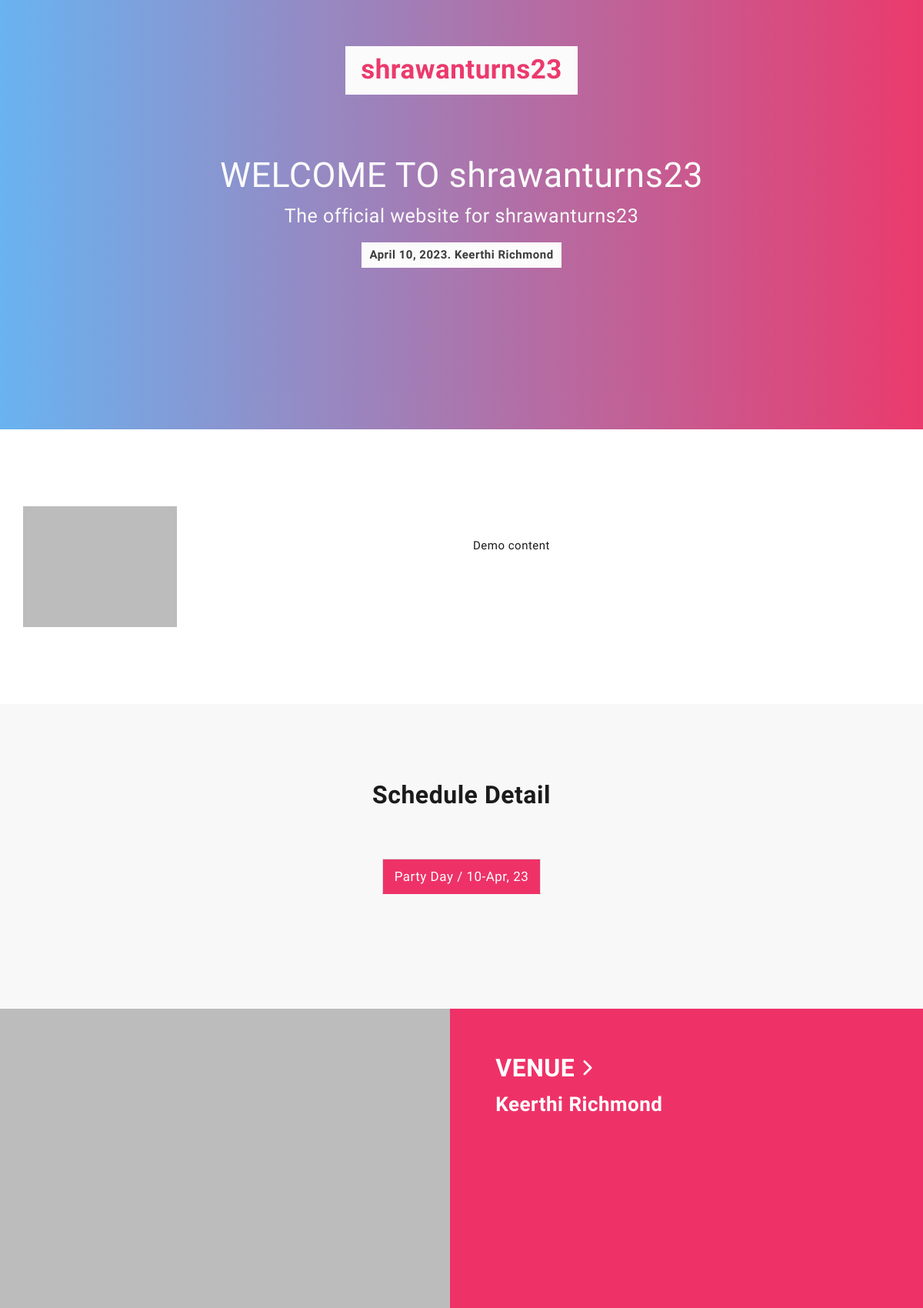
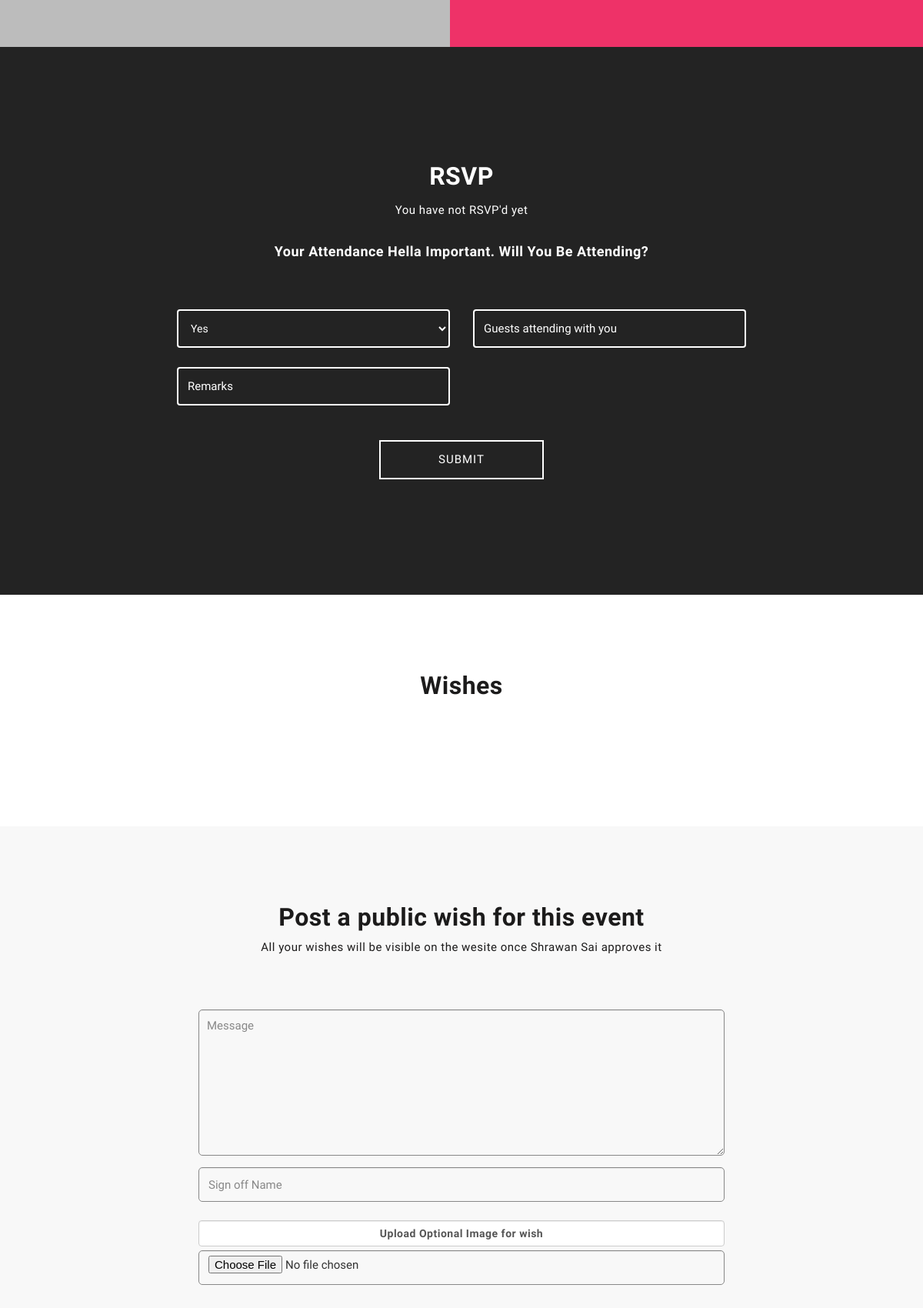
/visit/shrawanturns23/ (signed in, upper part), run on the app's committed database (2 pictures, top to bottom).
### events/models.py (models this page shows, shortened)
class Event(models.Model):
    title = models.CharField(max_length=200)
    eventcode = models.CharField(max_length=50,primary_key=True)
    description = RichTextField(blank=True)
    eventtype = models.CharField(max_length=200)
    created = models.DateTimeField(auto_now_add=True)
    location = models.CharField(max_length=200)
    contactperson = models.CharField(max_length=200)
    contactpersonphone = PhoneNumberField()
    user = models.ForeignKey(Account,on_delete=models.CASCADE)
    mark_event_as_completed = models.BooleanField(default=False)
    image = models.ImageField(upload_to='events/images/',blank=True)
    invitation_email_subject = models.CharField(max_length=200, blank=True)
    invitation_email_content = RichTextField(blank=True)
    invitation_whatsapp_content = models.TextField(blank=True,null=True)
    invitation_image = models.ImageField(upload_to='events/images/',blank=True,null = True)
    eventstartdate = models.DateField()
    eventenddate = models.DateField()
    event_start_time = models.TimeField(default=datetime.time(00, 00))
    event_end_time = models.TimeField(blank = True,null=True)
    information_on_schedule = models.TextField(blank=True,null = True)
    event_venue_iframe = models.TextField(blank = True,null=True)
    event_venue_photo = models.ImageField(upload_to='events/images/',blank=True,null=True)
    eventrange = models.PositiveSmallIntegerField(default = 1)
    information_on_venue = models.TextField(blank=True,null = True)
    rsvp_option = models.BooleanField(default=True)
    scheduling_option = models.BooleanField(default=True)
    gallery_option = models.BooleanField(default=True)
    wishes_option = models.BooleanField(default=True)
    rsvp_code = models.CharField(max_length=7,blank=True)
    theme = models.CharField(max_length=50, choices=THEME_CHOICES, default='default-theme.css')

class EventDate(models.Model):
    day_eventcode = models.ForeignKey(Event,on_delete=models.CASCADE)
    day_date = models.DateField(default=datetime.date.today)
    day_dayname = models.CharField(max_length=70,default="Day")

### events/views.py (the view)
# urls.py: path('<str:eventcode_key>/', views.eventhomepage,name='eventhomepage'),
@login_required
def eventhomepage(request,eventcode_key):
    event = Event.objects.filter(eventcode = eventcode_key)[0]
    schedule_option = event.scheduling_option
    gallery_option = event.gallery_option
    wishes_option = event.wishes_option
    theme = event.theme
    theme = " /static/events/assets/css/theme-color/"+theme
    viewing_my_website = False
    if event.information_on_venue:
        information_on_venue = event.information_on_venue
    else:
        information_on_venue = False
    if schedule_option:
        information_on_schedule = event.information_on_schedule
        schedule_dict = {}
        eventdates = EventDate.objects.filter(day_eventcode = event)
        event_first_day_date = eventdates[0].day_date.strftime('%d-%b, %y')
        event_first_day_day_name = eventdates[0].day_dayname
        event_first_day_items = Schedule.objects.filter(item_eventcode = event,item_date = eventdates[0])
        for eventdate in eventdates[1:]:
            schedule_dict[eventdate.day_date.strftime('%d-%b, %y')] = [eventdate.day_dayname,Schedule.objects.filter(item_eventcode = event,item_date = eventdate)]
    else:
        information_on_schedule = event_first_day_date = event_first_day_day_name = event_first_day_items = schedule_dict = False
    if request.user.is_authenticated == False:
        visitor = False
        rsvp_option = False
        rsvp_status = False
    else:
        if request.user == event.user:
            visitor = True
            rsvp_option = False
            rsvp_status = False
            viewing_my_website = True
        else:
            has_invite = Invitation.objects.filter(user = request.user, eventcode = event)
            if len(has_invite) == 0:
                visitor = True
                rsvp_option = False
                rsvp_status = False
            else:
                invite = has_invite[0]
                if invite.rsvp_done:
                    if invite.rsvp_reject:
                        text = "No I will not be attending"
                    else:
                        if invite.guest_count >= 2:
                            text = f"Yes I will be attending with {invite.guest_count} guests"
                        else:
                            text ="Yes I will be attending"
                    rsvp_status = f"You have RSVP'd: {text}"
                else:
                    rsvp_status = "You have not RSVP'd yet"
                visitor = True
                rsvp_option = True
    all_wishes = Wish.objects.filter(wish_eventcode = event, wish_approved = True)
    return render(request,'events/home.html',{
        'schedule_option':schedule_option,
        'gallery_option':gallery_option,
        'wishes_option':wishes_option,
        'information_on_schedule':information_on_schedule,
        'information_on_venue':information_on_venue,
        'event_first_day_date':event_first_day_date,
        'event_first_day_day_name':event_first_day_day_name,
        'event_first_day_items':event_first_day_items,
        'schedule_dict':schedule_dict,
        'viewing_my_website':viewing_my_website,
        'event':event,
        'rsvp_status':rsvp_status,
        'visitor':visitor,
        'rsvp_option':rsvp_option,
        'all_wishes':all_wishes,
        'theme':theme})

### events/templates/events/home.html (shortened to what this page needs)
{% load static %}
<!DOCTYPE html>
<html lang="en">
  <head>
    <link href="https://maxcdn.bootstrapcdn.com/font-awesome/4.6.3/css/font-awesome.min.css" rel="stylesheet">
    <link href=" {% static 'events/assets/css/bootstrap.min.css' %} " rel="stylesheet">
    <link href=" {% static 'events/assets/css/slick.css' %} " rel="stylesheet">
    <link id="switcher" href="{{theme}}" rel="stylesheet">
    <link href=" {% static 'events/style.css' %} " rel="stylesheet">
  </head>
  <body>
	<header id="mu-hero" class="" role="banner">
<div class="mu-hero-overlay">
    <div class="container">
        <div class="mu-hero-area">
            <div class="mu-hero-featured-area">
                <div class="mu-logo-area">
                    <a class="mu-logo" href="#">{{ event.title }}</a>
                </div>
                <div class="mu-hero-featured-content">
                    <h1>WELCOME TO {{ event.eventcode }}</h1>
                    <h2>The official website for {{ event.title }} </h2>
                    <p class="mu-event-date-line">{{ event.eventstartdate }}. {{ event.location }}</p>
                </div>
            </div>
        </div>
    </div>
</div>
</header>
<main role="main">
<section id="mu-about">
    <div class="container">
        <div class="row">
            <div class="col-md-12">
                <div class="mu-about-area">
                    <div class="row">
                        <div class="col-md-6">
                            {% if event.image %}
                                <div class="mu-about-left">
                                    <img class="" src="{{ event.image.url }}" alt="Event Main Image">
                                </div>
                            {% endif %}
                        </div>
                        <div class="col-md-6">
                            <div class="mu-about-right">
                                <p>{{ event.description|safe }}</p>
                            </div>
                        </div>
                    </div>
                </div>
            </div>
        </div>
    </div>
</section>
{% if schedule_option %}
    <section id="mu-schedule">
        <div class="container">
            <div class="row">
                <div class="colo-md-12">
                    <div class="mu-schedule-area">
                        <div class="mu-title-area">
                            <h2 class="mu-title">Schedule Detail</h2>
                        </div>
                        <div class="mu-schedule-content-area">
                            <ul class="nav nav-tabs mu-schedule-menu" role="tablist">
                                <li role="presentation" class="active"><a href="#{{event_first_day_day_name}}" aria-controls="_{{event_first_day_day_name}}" id = "_{{event_first_day_day_name}}"  role="tab" data-toggle="tab">{{event_first_day_day_name}} / {{event_first_day_date}}</a></li>
                            </ul>
                        </div>
                    </div>
                </div>
            </div>
        </div>
    </section>
{% endif %}
<section id="mu-venue">
    <div class="mu-venue-area">
        <div class="row">
            <div class="col-md-6">
                <div class="mu-venue-map">
                    {% if event.event_venue_iframe %}
                        {{event.event_venue_iframe | safe }}
                    {% elif event.event_venue_photo %}
                        <img src = "{{ event.event_venue_photo.url }}" width="100%" height="450" frameborder="0" style="border:0">
                    {% endif %}
                </div>
            </div>
            <div class="col-md-6">
                <div class="mu-venue-address">
                    <h2>VENUE <i class="fa fa-chevron-right" aria-hidden="true"></i></h2>
                    <h3>{{ event.location }}</h3>
                    <br><br>
                </div>
            </div>
        </div>
    </div>
</section>
<br><br>
<section id="mu-register">
    <div class="container">
        <div class="row">
            <div class="col-md-12">
                <div class="mu-register-area">
                    {% if rsvp_option %}
                        <div class="mu-title-area">
                            <h2 class="mu-title">RSVP</h2>
                            <p>{{ rsvp_status }}</p>
                            <br>
                            <h6 class="mu-title">Your attendance hella important. Will you be attending?</h6>
                        </div>
                        <div class="mu-register-content">
                            <form class="mu-register-form"method = "POST" action="{% url 'events:rsvp' event.eventcode %}">
                                <div class="row">
                                    <div class="col-md-6">
                                    <div class="form-group">
                                        <select class="form-control" name="rsvp_answer" id="rsvp_answer">
                                            <option value="Yes">Yes</option>
                                        </select>
                                    </div>
                                </div>
                                    <div class="col-md-6">
                                        <div class="form-group">
                                            <input type="number" class="form-control" placeholder="Guests attending with you" id="rsvp_guest_count" name="rsvp_guest_count" required="">
                                        </div>
                                    </div>
                                    <div class="col-md-6">
                                        <div class="form-group">
                                            <input type="text" class="form-control" placeholder="Remarks" id="remarks" name="remarks">
                                        </div>
                                    </div>
                                </div>
                                <button type="submit" class="mu-reg-submit-btn">SUBMIT</button>
                            </form>
                        </div>
                    {% endif %}
                </div>
            </div>
        </div>
    </div>
</section>
<br>
{% if wishes_option %}
    <section id="mu-speakers">
        <div class="container">
            <div class="row">
                <div class="col-md-12">
                    <div class="mu-speakers-area">
                        <div class="mu-title-area">
                            <h2 class="mu-title">Wishes</h2>
                        </div>
                    </div>
                </div>
            </div>
        </div>
    </section>
    <section id="mu-contact">
        <div class="container">
            <div class="row">
                <div class="col-md-12">
                    <div class="mu-contact-area">
                        <div class="mu-title-area">
                            <h2 class="mu-heading-title">Post a public wish for this event</h2>
                            <p>All your wishes will be visible on the wesite once {{ event.contactperson }} approves it </p>
                        </div>
                        <div class="mu-contact-content">
                            <div class="row">
                            <div class="col-md-12">
                                <div class="mu-contact-form-area">
                                        <form method="POST" enctype='multipart/form-data' class="mu-contact-form" action = "{% url 'events:wish_post' event.eventcode %}">
                                            <div class="form-group">
                                                <textarea class="form-control" placeholder="Message" id="message" name="message" required></textarea>
                                            </div>
                                            <div class="form-group">
                                                <input type="text" class="form-control" placeholder="Sign off Name" id="name" name="name" required>
                                            </div>
                                            <div class="form-group">
                                                <label class="form-control" for="wish_image">Upload Optional Image for wish</label>
                                                <input type="file" class="form-control" id="wish_image" name="wish_image"><br><br>
                                            </div>
                                        </form>
                                    </div>
                                </div>
                            </div>
                        </div>
                    </div>
                </div>
            </div>
        </div>
    </section>
{% endif %}
</main>
</body>
</html>

### static/events/assets/css/theme-color/default-theme.css (style rules this page uses)
.mu-hero-overlay, .mu-video-overlay { background-color: #EE3268; background: -webkit-linear-gradient(to right, #64b3f4, #EE3268); background: linear-gradient(to right, #64b3f4, #EE3268); }
.mu-primary-btn:hover, .mu-primary-btn:focus, .mu-copy-right a:hover, .mu-copy-right a:focus, .mu-send-msg-btn:hover, .mu-send-msg-btn:focus, .mu-faq-content .panel-title a:hover, .mu-faq-content .panel-title a:focus, .mu-faq-content .panel-title a[aria-expanded="true"], .mu-faq-content .panel-title a>span, .mu-menu ul li a:hover, .mu-menu ul li a:focus, .mu-single-speakers-info p, .mu-single-speakers-social li a:hover, .mu-single-speakers-social li a:focus, .mu-logo, .mu-logo:hover, .mu-logo:focus, #mu-hero .navbar-default .navbar-brand, .mu-navbar .mu-menu li a:hover, .mu-navbar .mu-menu li a:focus, .mu-single-event .mu-event-time { color: #EE3268; }
.mu-speakers-slider .slick-next, .mu-speakers-slider .slick-prev, #mu-venue, .mu-popular-price .mu-price-tag, .mu-navbar .navbar-toggle, .mu-navbar .navbar-toggle:hover, .mu-navbar .navbar-toggle:focus, .navbar-default .navbar-nav > .active > a, .navbar-default .navbar-nav > .active > a:focus, .navbar-default .navbar-nav > .active > a:hover, .mu-schedule-menu li a:hover, .mu-schedule-menu li a:focus, .mu-schedule-menu li.active a, .mu-schedule-menu li.active a:hover, .mu-schedule-menu li.active a:focus { background-color: #EE3268; }
.mu-contact-form .form-control:focus, .mu-schedule-menu li a { border: 1px solid #EE3268; }

### data on the page
Event: title "shrawanturns23", eventcode "shrawanturns23", eventstartdate "April 10, 2023", location "Keerthi Richmond", image (picture), description "Demo content", event_venue_photo (picture), contactperson "Shrawan Sai"
EventDate: day_dayname "Party Day"

### other printed values
{{ event_first_day_date }} "10-Apr, 23"
{{ rsvp_status }} "You have not RSVP'd yet"
